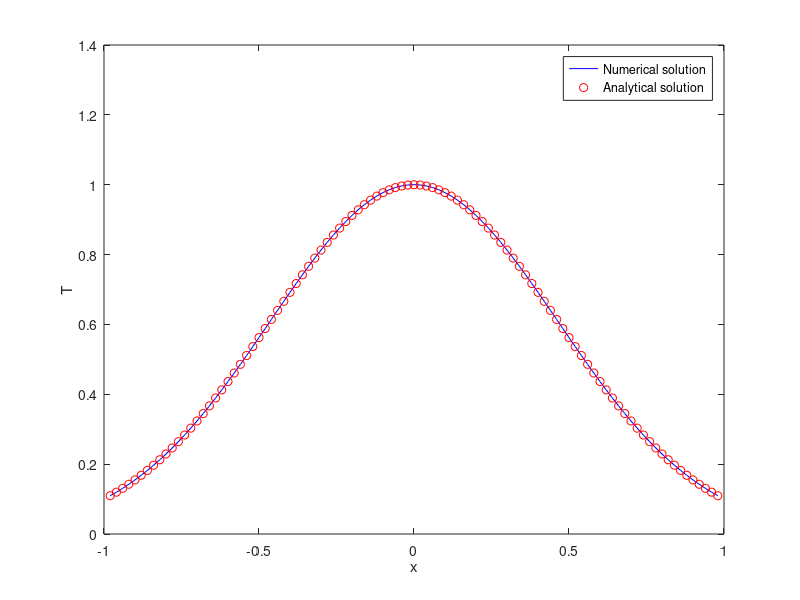

MATLAB code to generate this figure:
close all; 
clear all; 
clc;

% --- Resolution domain
a = -1;                                             % --- Left border of the resolution domain
b = 1;                                              % --- Right border of the resolution domain

% --- Dirichlet boundary conditions
Ta = 0.1;                                           % --- Boundary conditions at the left border of the resolution domain
Tb = 0.1;                                           % --- Boundary conditions at the right border of the resolution domain

Nintervals  = 100;                                  % --- Number of discretization intervals
Ninner      = Nintervals - 1;                       % --- Number of inner mesh nodes
Deltax      = (b - a) / Nintervals;                 % --- Discretization step
x           = a : Deltax : b;                       % --- Node coordinates

% --- Right-hand side function
alpha       = -log(Ta) / b^2;
% f           = @(x)(40 * (x - 0.9).^2);
f           = @(x)(2 * alpha * exp(-alpha * x.^2) .* (1 - 2 * alpha * x.^2));
    
% --- Exact solution
Tref        = @(x)(exp(-alpha * x.^2));

% --- Linear system matrix
d           = ones(Ninner, 1);
A           = spdiags([-d , 2 * d , -d], -1 : 1, Ninner, Ninner) / (Deltax^2);

% --- Right-hand side vector
brhs        = feval(f, x(2 : (end - 1)));
brhs(1)     = brhs(1)   + Ta / (Deltax^2);
brhs(end)   = brhs(end) + Tb / (Deltax^2);

% --- Solve the linear system
ysol        = A \ brhs.';

% --- Analytical solution
yref        = feval(Tref, x(2 : (end - 1))); 

% --- Percentage rms error
error       = 100 * sqrt(sum(abs(ysol.' - yref).^2) / sum(abs(yref).^2)); 
fprintf('Percentage rms error %f\n', error);

% --- Plot    
figure(1)
plot(x(2 : (end - 1)), ysol, 'b'); hold on;
plot(x(2 : (end - 1)), yref, 'ro');
legend('Numerical solution', 'Analytical solution');
xlabel('x'),
ylabel('T');
hold off       

